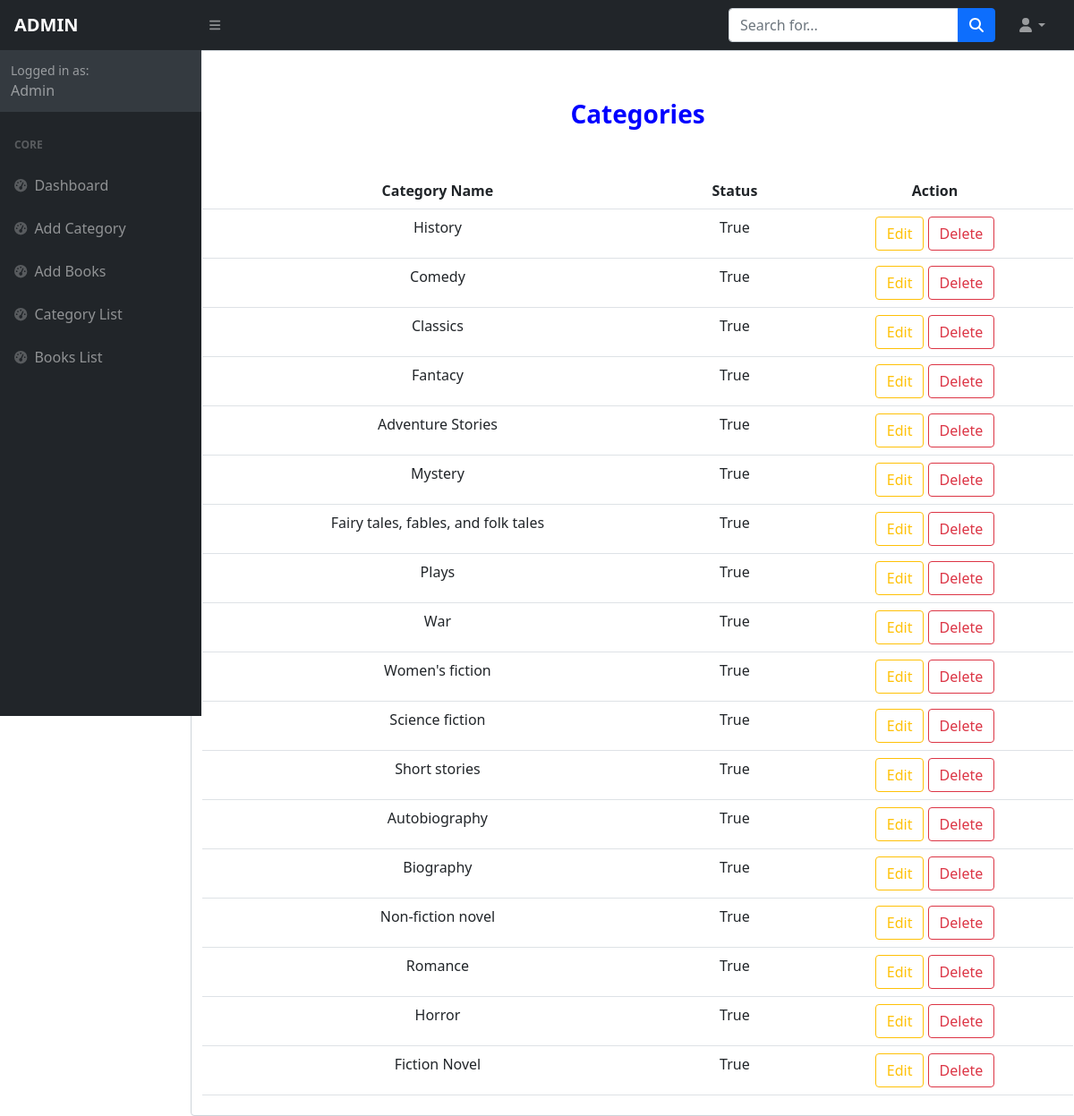
/owner/category/list, run on an earlier commit of the app's database.
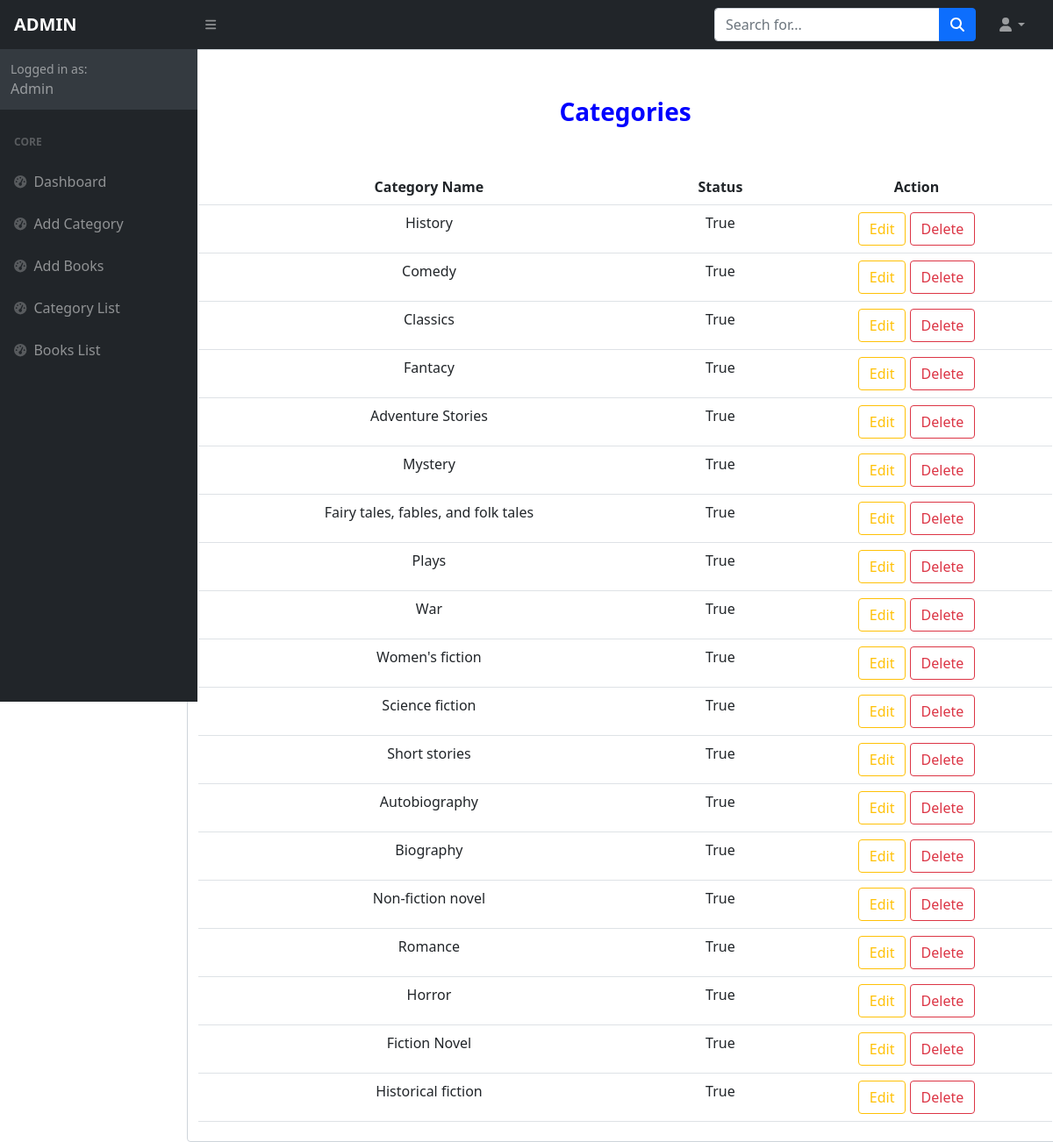
And on a later commit of the database.
### owner/models.py (models this page shows, shortened)
class Categories(models.Model):
    category_name = models.CharField(max_length=200, unique=True)
    is_active = models.BooleanField(default=True)

### owner/views.py (the view)
# urls.py: path("category/list", views.CategoryListView.as_view(), name="categorylist"),
class CategoryListView(View):
    def get(self,request,*args,**kwargs):
        all_category=Categories.objects.all()
        return render(request,"categorylist.html",{"categories":all_category})

### owner/templates/categorylist.html (shortened to what this page needs)
{%extends 'base.html'%}
{%block body_block%}
    <div class="row text-center">
        <div class="col-4 form-control" >
            <h3 class="mt-5" style="color: blue" ><strong>Categories</strong></h3>
            {%if categories%}
            <table class="table mt-5 ">
                <tr>
                    <th>Category Name</th>
                    <th>Status</th>
                    <th>Action</th>
                </tr>
                {%for category in categories%}
                <tr>
                    <td>{{category.category_name}}</td>
                    <td>{{category.is_active}}</td>
                    <td>
                        <a href="{%url 'category-edit' category.id %}" class="btn btn-outline-warning">Edit</a>
                        <a href="{%url 'remove-category' category.id %}" class="btn btn-outline-danger">Delete</a>
                    </td>
                </tr>
                {%endfor%}
            </table>
            {%else%}
            <h2 class="text-danger">no categories</h2>
            {%endif%}
        </div>
    </div>
{%endblock%}

What changed in the data, as far as the page shows it:
added Categories: category_name "Historical fiction", is_active "True"
